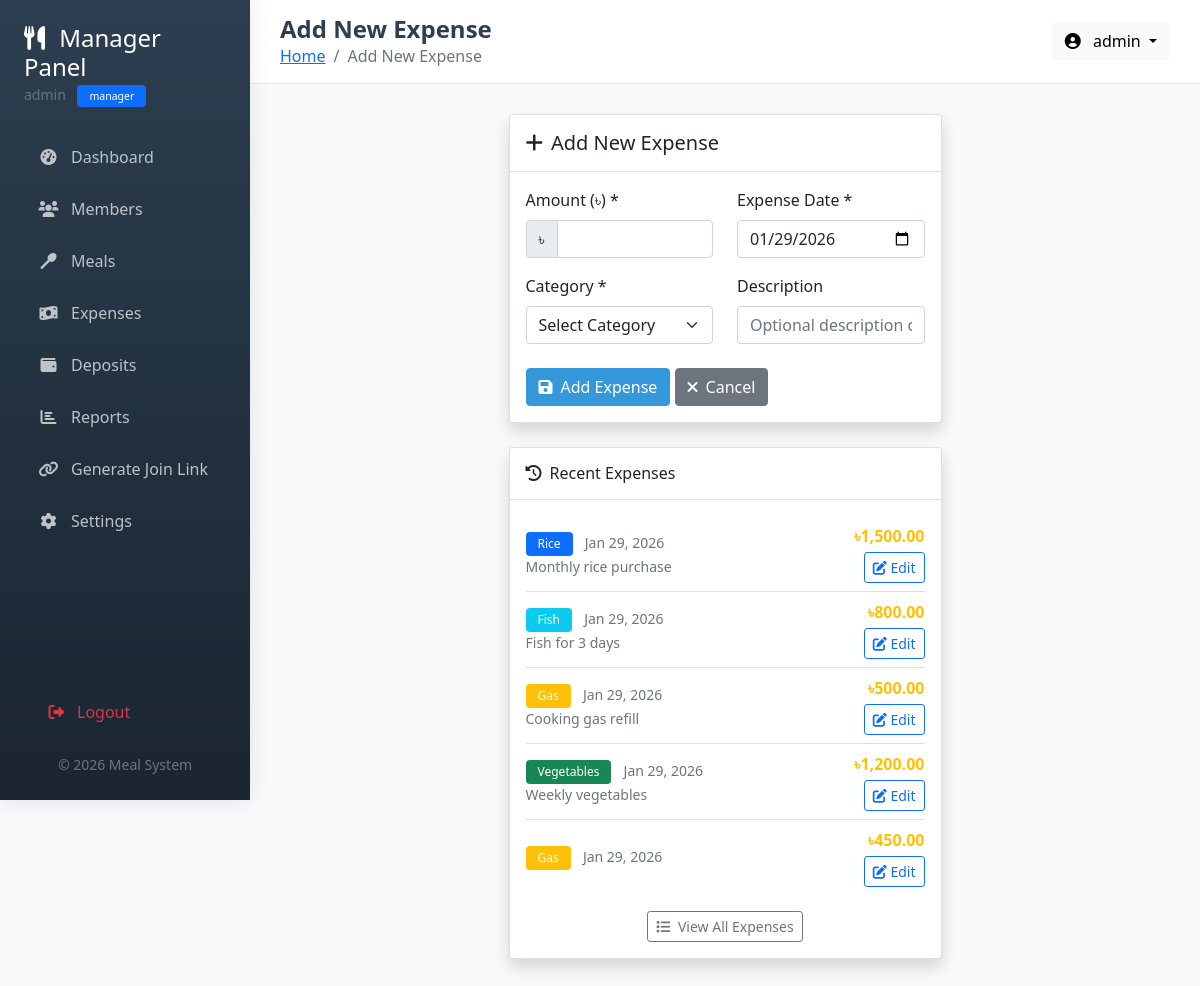
/manager/add_expense.php (signed in), run on an earlier commit of the app's database.
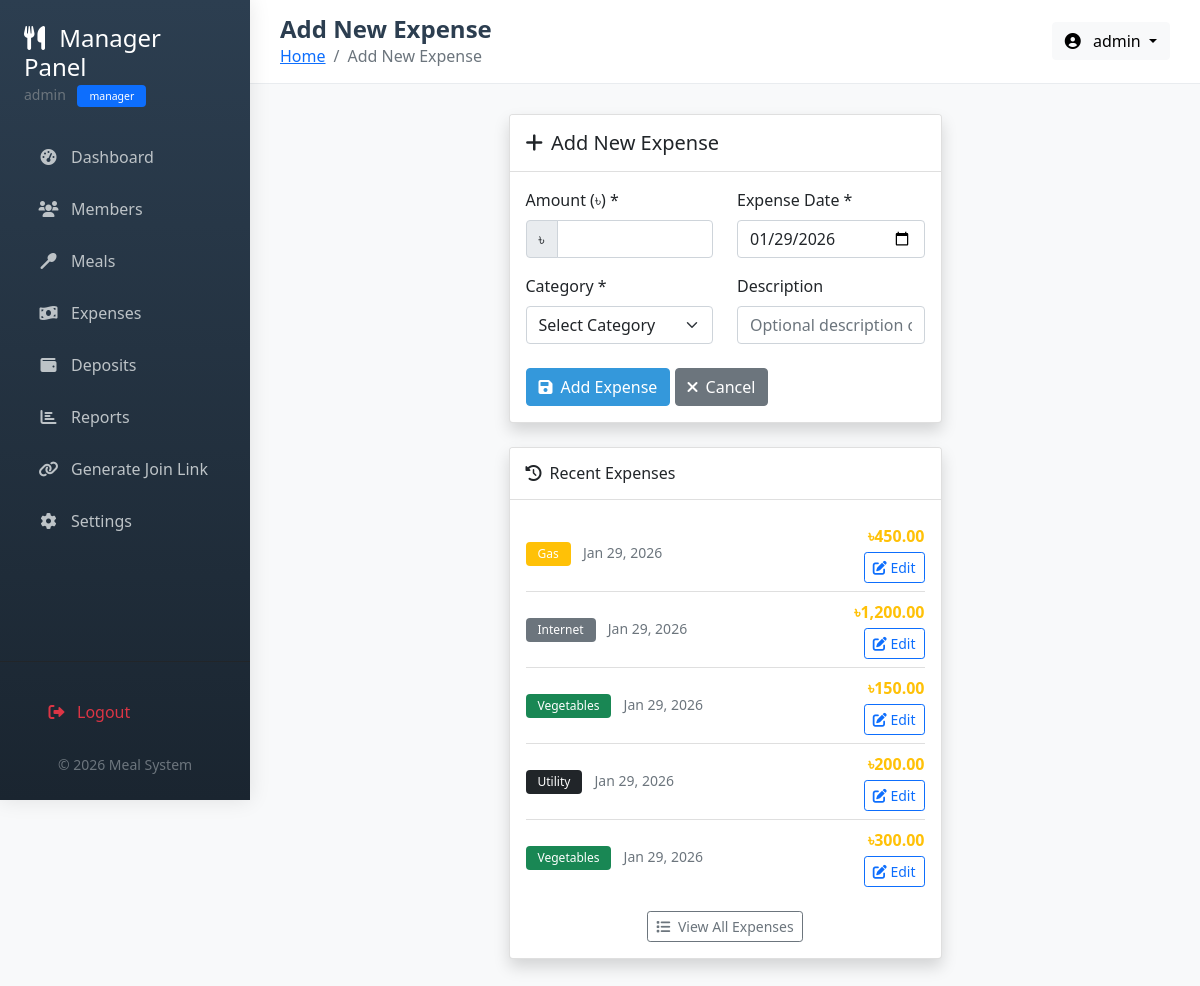
And on a later commit of the database.
### tables this page shows
CREATE TABLE `expenses` (
  `expense_id` int(11) NOT NULL,
  `amount` decimal(10,2) NOT NULL,
  `category` enum('Rice','Fish','Meat','Vegetables','Gas','Internet','Utility','Others') NOT NULL DEFAULT 'Others',
  `description` text DEFAULT NULL,
  `expense_date` date NOT NULL,
  `created_by` int(11) NOT NULL,
  `created_at` timestamp NOT NULL DEFAULT current_timestamp(),
  `updated_at` timestamp NOT NULL DEFAULT current_timestamp() ON UPDATE current_timestamp()
);

### config/database.php (called while the page is built, shortened)
<?php
function getConnection() {
    static $conn = null;
    if ($conn === null) {
        $conn = mysqli_connect(DB_HOST, DB_USER, DB_PASS);
        mysqli_set_charset($conn, "utf8mb4");
    }
    return $conn;
}
?>

### includes/functions.php (called while the page is built, shortened)
<?php
require_once __DIR__ . '/../config/database.php';
class Functions {
    public function formatCurrency($amount) {
        return '৳' . number_format($amount, 2);
    }
    public function formatDate($date_string) {
        return date('M d, Y', strtotime($date_string));
    }
}
?>

### manager/add_expense.php (the view, shortened to what the changed rows need)
<?php
require_once '../includes/functions.php';
$functions = new Functions();
require_once '../includes/header.php';
?>
<div class="row">
    <div class="col-lg-6 mx-auto">
        <div class="card shadow mt-4">
            <div class="card-body">
                <?php
                $recent_sql = "SELECT * FROM expenses ORDER BY expense_date DESC, created_at DESC LIMIT 5";
                $recent_result = mysqli_query($conn, $recent_sql);
                $recent_expenses = mysqli_fetch_all($recent_result, MYSQLI_ASSOC);
                ?>
                <?php if (empty($recent_expenses)): ?>
                <div class="text-center text-muted py-3">
                    No expenses recorded yet
                </div>
                <?php else: ?>
                <div class="list-group list-group-flush">
                    <?php foreach ($recent_expenses as $recent): ?>
                    <div class="list-group-item d-flex justify-content-between align-items-center px-0">
                        <div>
                            <span class="badge bg-<?php echo getCategoryColor($recent['category']); ?> me-2">
                                <?php echo $recent['category']; ?>
                            </span>
                            <small class="text-muted"><?php echo $functions->formatDate($recent['expense_date']); ?></small>
                            <?php if ($recent['description']): ?>
                            <div class="small text-muted"><?php echo htmlspecialchars($recent['description']); ?></div>
                            <?php endif; ?>
                        </div>
                        <div class="text-end">
                            <div class="fw-bold text-warning"><?php echo $functions->formatCurrency($recent['amount']); ?></div>
                            <a href="edit_expense.php?id=<?php echo $recent['expense_id']; ?>" class="btn btn-sm btn-outline-primary mt-1">
                                <i class="fas fa-edit"></i> Edit
                            </a>
                        </div>
                    </div>
                    <?php endforeach; ?>
                </div>
                <?php endif; ?>
            </div>
        </div>
    </div>
</div>
<?php
function getCategoryColor($category) {
    $colors = [
        'Rice' => 'primary',
        'Fish' => 'info',
        'Meat' => 'danger',
        'Vegetables' => 'success',
        'Gas' => 'warning',
        'Internet' => 'secondary',
        'Utility' => 'dark',
        'Others' => 'light'
    ];
    return $colors[$category] ?? 'light';
}
?>
<?php
require_once '../includes/footer.php';
?>

What changed in the data, as far as the page shows it:
removed expenses: category "Rice", expense_date "Jan 29, 2026", description "Monthly rice purchase", amount "৳1,500.00"
removed expenses: category "Fish", expense_date "Jan 29, 2026", description "Fish for 3 days", amount "৳800.00"
removed expenses: category "Gas", expense_date "Jan 29, 2026", description "Cooking gas refill", amount "৳500.00"
removed expenses: category "Vegetables", expense_date "Jan 29, 2026", description "Weekly vegetables", amount "৳1,200.00"
now on this page (row unchanged): expenses: category "Internet", expense_date "Jan 29, 2026", amount "৳1,200.00"
now on this page (row unchanged): expenses: category "Vegetables", expense_date "Jan 29, 2026", amount "৳150.00"
now on this page (row unchanged): expenses: category "Utility", expense_date "Jan 29, 2026", amount "৳200.00"
now on this page (row unchanged): expenses: category "Vegetables", expense_date "Jan 29, 2026", amount "৳300.00"
